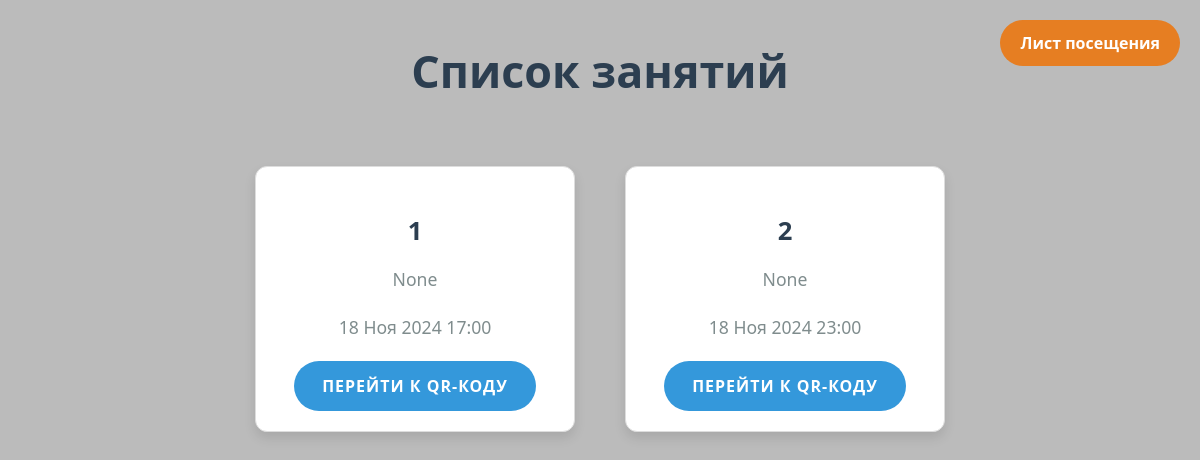
Before: /attendance/lessons/ (signed in) with the older database file.
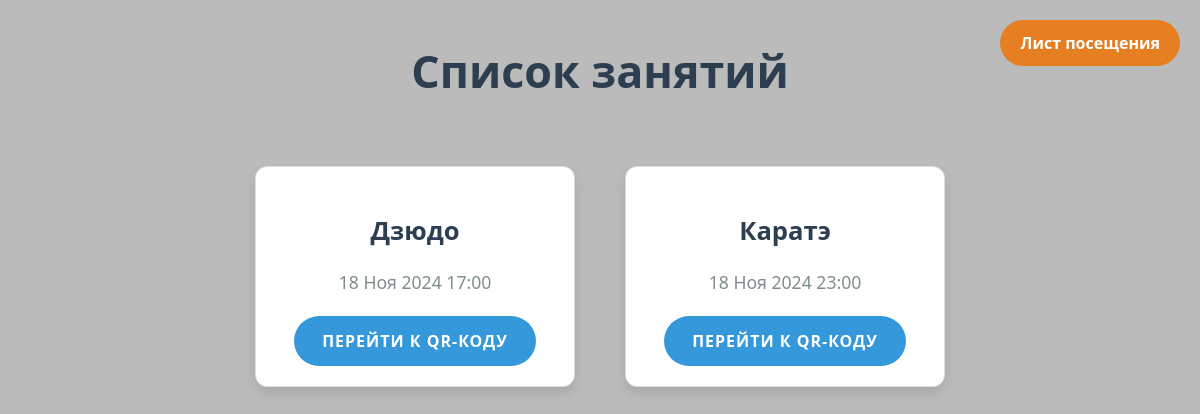
After: the same page with the newer database file.
### attendance/models.py (models this page shows, shortened)
class Lesson(models.Model):
    name = models.CharField(max_length=100, verbose_name="Название занятия")
    description = models.TextField(verbose_name="Описание", blank=True, null=True)
    schedule_time = models.DateTimeField(verbose_name="Время занятия")

### attendance/views.py (the view)
# urls.py: path('lessons/', views.lesson_list, name='lesson_list'),
@csrf_exempt
@login_required
def lesson_list(request):
    lessons = Lesson.objects.all()
    return render(request, 'attendance/lesson_list.html', {'lessons': lessons})

### attendance/templates/attendance/lesson_list.html (shortened to what this page needs)
<!DOCTYPE html>
<html lang="en">
<head>
</head>
<body>
    <h1>Список занятий</h1>
    <a href="{% url 'attendance_list' %}" class="attendance-btn">Лист посещения</a>
    <div class="lesson-list">
        {% for lesson in lessons %}
            <div class="lesson-item">
                <h3>{{ lesson.name }}</h3>
                <p>{{ lesson.description }}</p>
                <p>{{ lesson.schedule_time|date:"d M Y H:i" }}</p>
                <a href="{% url 'qr_code_page' lesson.id %}">Перейти к QR-коду</a>
            </div>
        {% endfor %}
    </div>
</body>
</html>

Changed rows visible on the page:
changed Lesson: name "1" → "Дзюдо"; description "None" → (not shown)
changed Lesson: name "2" → "Каратэ"; description "None" → (not shown)
